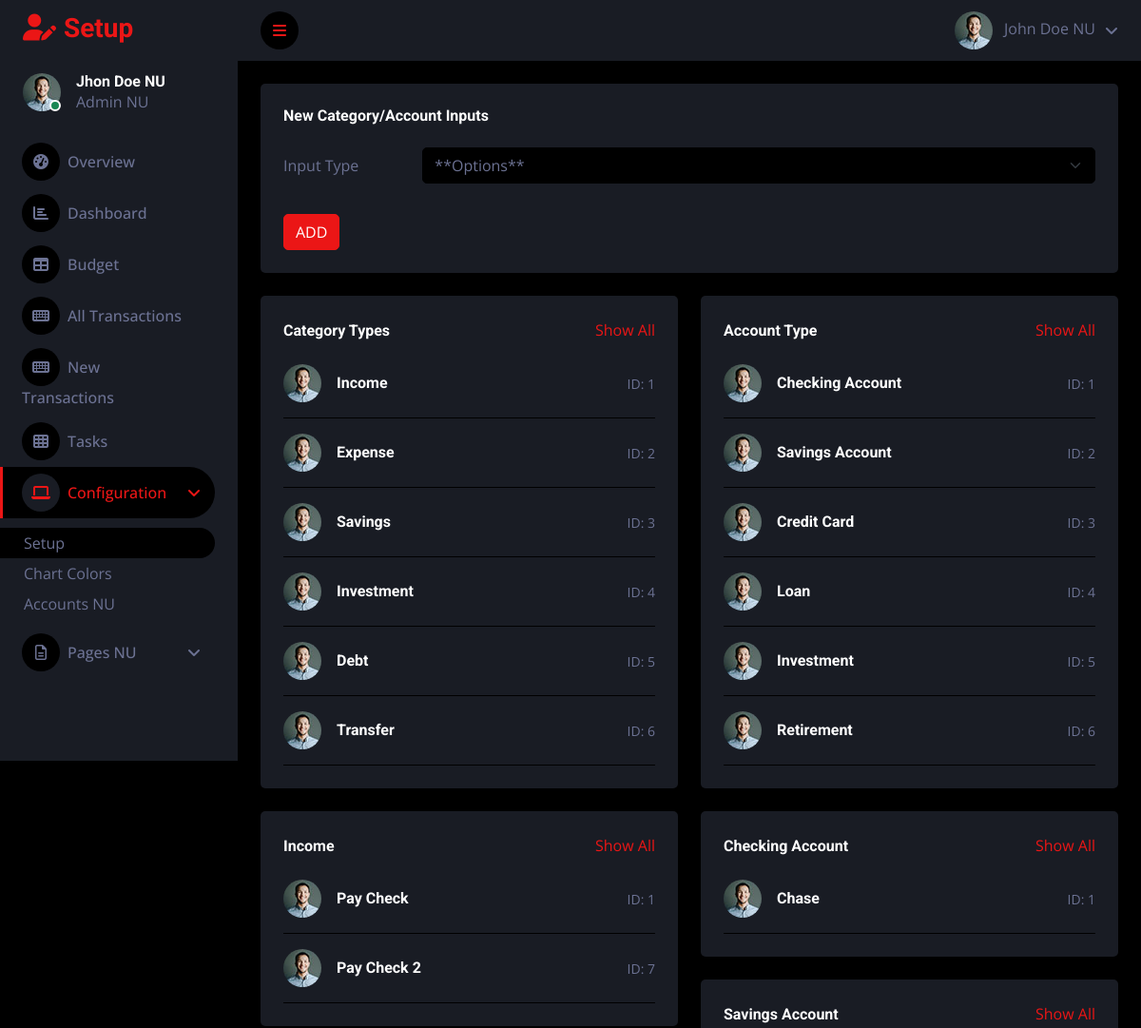
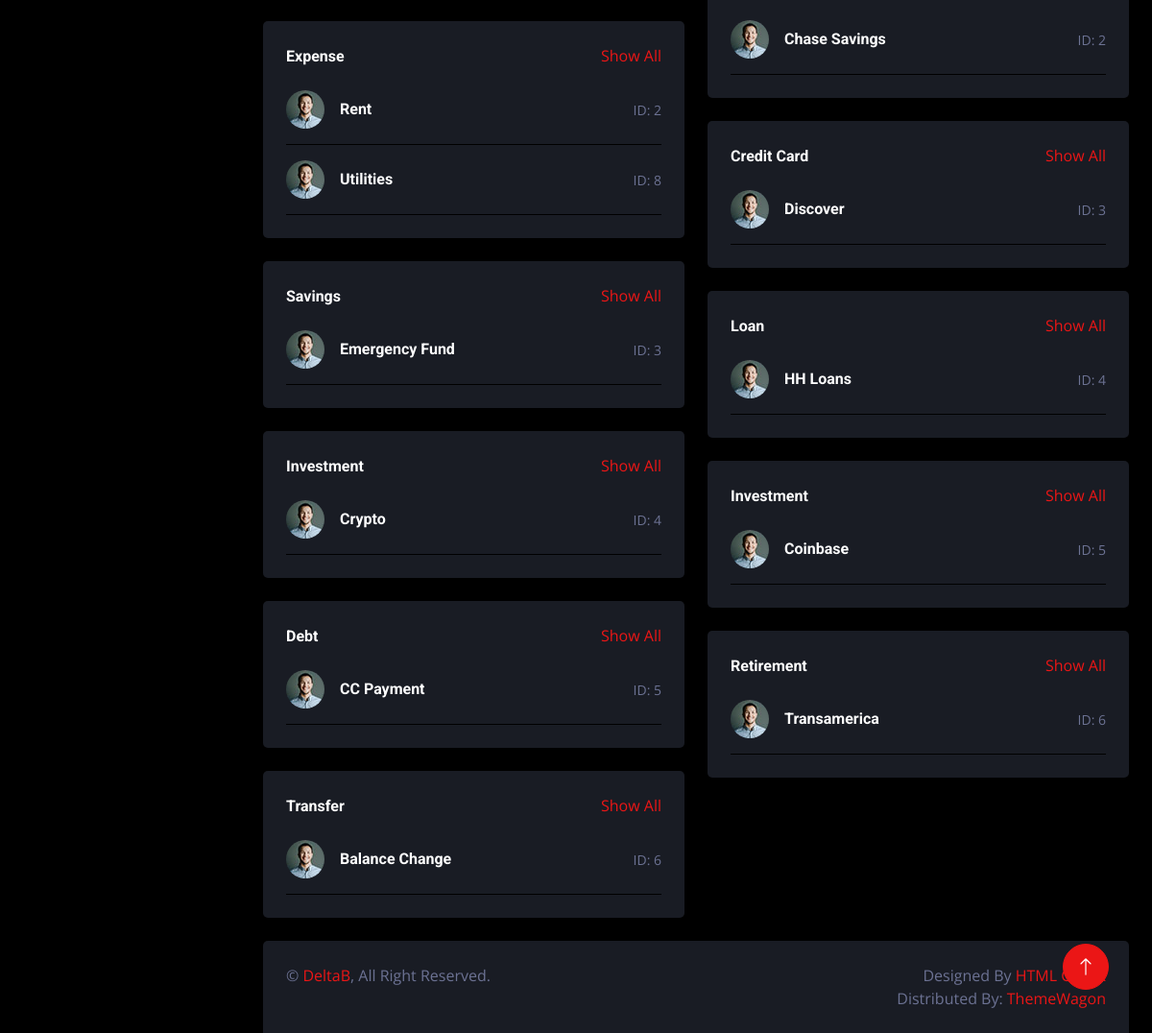
Screenshot of /setup/ with the database file from the repository (2 pictures, top to bottom).
### BudgetApp/models.py (models this page shows, shortened)
class CategoryType(models.Model):
    name = models.CharField(max_length=255, unique=True)

class Category(models.Model):
    name = models.CharField(max_length=255, unique=True)
    type = models.ForeignKey(CategoryType, on_delete=models.CASCADE)

class AccountType(models.Model):
    name = models.CharField(max_length=255, unique=True)

class Account(models.Model):
    name = models.CharField(max_length=255, unique=True)
    type = models.ForeignKey(AccountType, on_delete=models.CASCADE)
    balance = models.DecimalField(max_digits=12, decimal_places=2, default=0)

### BudgetApp/views.py (the view)
# urls.py: path('setup/', views.setup, name='setup'),
def setup(request):
    categories = categorylist()
    categorytypes = categorytypelist()
    accounts = accountlist()
    accounttypes = accounttypelist()
    transactions = transactionlist()
    context = {
        "categories": categories,
        "categorytypes": categorytypes,
        "accounts": accounts,
        "accounttypes": accounttypes,
    }
    return render(request, 'setup.html', context)

### BudgetApp/contextprocessors.py (called while the page is built)
def typeiconmap(request):
    return {"typeiconmap": TYPEICONMAP}

def accounticonmap(request):
    return {"accounticonmap": ACCOUNTICONMAP}

### BudgetApp/views.py (called while the page is built)
def categorylist():
    return Category.objects.all()

def categorytypelist():
    return CategoryType.objects.all()

def accountlist():
    return Account.objects.all()

def accounttypelist():
    return AccountType.objects.all()

def transactionlist():
    return Transaction.objects.all()

### BudgetApp/templates/setup.html (shortened to what this page needs)
{% load static %}
<!DOCTYPE html>
<html lang="en">
<head>
    <link href="https://cdnjs.cloudflare.com/ajax/libs/font-awesome/6.5.2/css/all.min.css" rel="stylesheet">
    <link href="https://cdn.jsdelivr.net/npm/bootstrap-icons@1.4.1/font/bootstrap-icons.css" rel="stylesheet">
    <link href="{% static 'lib/owlcarousel/assets/owl.carousel.min.css' %}" rel="stylesheet">
    <link href="{% static 'lib/tempusdominus/css/tempusdominus-bootstrap-4.min.css' %}" rel="stylesheet" />
    <link href="{% static 'css/bootstrap.min.css' %}" rel="stylesheet">
    <link href="{% static 'css/style.css' %}" rel="stylesheet">
</head>
<body>
    <div class="container-fluid position-relative d-flex p-0">
        <div class="sidebar pe-4 pb-3">
            <nav class="navbar bg-secondary navbar-dark">
                <a href="{% url 'index' %}" class="navbar-brand mx-4 mb-3">
                    <h3 class="text-primary"><i class="fa fa-user-edit me-2"></i>Setup</h3>
                </a>
                <div class="d-flex align-items-center ms-4 mb-4">
                    <div class="position-relative">
                        <img class="rounded-circle" src="{% static 'img/user.jpg' %}" alt="" style="width: 40px; height: 40px;">
                        <div class="bg-success rounded-circle border border-2 border-white position-absolute end-0 bottom-0 p-1"></div>
                    </div>
                    <div class="ms-3">
                        <h6 class="mb-0">Jhon Doe NU</h6>
                        <span>Admin NU</span>
                    </div>
                </div>
                <div class="navbar-nav w-100">
                    <a href="{% url 'index' %}" class="nav-item nav-link"><i class="fa fa-tachometer-alt me-2"></i>Overview</a>
                    <a href="{% url 'dashboard' %}" class="nav-item nav-link"><i class="fa fa-chart-bar me-2"></i>Dashboard</a>
                    <a href="{% url 'budget' %}" class="nav-item nav-link"><i class="fa fa-table me-2"></i>Budget</a>
                    <a href="{% url 'alltransactions' %}" class="nav-item nav-link"><i class="fa fa-keyboard me-2"></i>All Transactions</a>
                    <a href="{% url 'newtransactions' %}" class="nav-item nav-link"><i class="fa fa-keyboard me-2"></i>New Transactions</a>
                    <a href="{% url 'tasks' %}" class="nav-item nav-link"><i class="fa fa-th me-2"></i>Tasks</a>
                    <div class="nav-item dropdown">
                        <a href="#" class="nav-link dropdown-toggle active show" data-bs-toggle="dropdown"><i class="fa fa-laptop me-2"></i>Configuration</a>
                        <div class="dropdown-menu bg-transparent border-0 show" data-bs-popper="none">
                            <a href="{% url 'setup' %}" class="dropdown-item active">Setup</a>
                            <a href="{% url 'color' %}" class="dropdown-item">Chart Colors</a>
                            <a href="{% url 'element' %}" class="dropdown-item">Accounts NU</a>
                        </div>
                    </div>
                    <div class="nav-item dropdown">
                        <a href="#" class="nav-link dropdown-toggle" data-bs-toggle="dropdown"><i class="far fa-file-alt me-2"></i>Pages NU</a>
                    </div>
                </div>
            </nav>
        </div>
        <div class="content">
            <nav class="navbar navbar-expand bg-secondary navbar-dark sticky-top px-4 py-0">
                <a href="#" class="sidebar-toggler flex-shrink-0">
                    <i class="fa fa-bars"></i>
                </a>
                <div class="navbar-nav align-items-center ms-auto">
                    <div class="nav-item dropdown">
                        <a href="#" class="nav-link dropdown-toggle" data-bs-toggle="dropdown">
                            <img class="rounded-circle me-lg-2" src="{% static 'img/user.jpg' %}" alt="" style="width: 40px; height: 40px;">
                            <span class="d-none d-lg-inline-flex">John Doe NU</span>
                        </a>
                    </div>
                </div>
            </nav>
            <div class="container-fluid pt-4 px-4">
                <div class="row g-4">
                    <div class="col-sm-12 col-xl-12">
                        <div class="bg-secondary rounded h-100 p-4">
                            <h6 class="mb-4">New Category/Account Inputs</h6>
                            <form method="POST" action="{% url 'addinput' %}">
                                <div class="row mb-3">
                                    <label for="inputtype" class="col-sm-2 col-form-label">Input Type</label>
                                    <div class="col-sm-10">
                                        <select id="inputtype" name="inputtype" class="form-select mb-3" aria-label="Default select example">
                                            <option selected>**Options**</option>
                                        </select>
                                    </div>
                                </div>
                                <button type="submit" class="btn btn-primary">ADD</button>
                            </form>
                        </div>
                    </div>
                </div>
            </div>
            <div class="container-fluid pt-4 px-4">
                <div class="row g-4">
                    <div class="col-sm-12 col-xl-6">
                        <div class="row g-4">
                            <div class="col-sm-12 col-xl-12">
                                <div class="h-100 bg-secondary rounded p-4">
                                    <div class="d-flex align-items-center justify-content-between mb-2">
                                        <h6 class="mb-0">Category Types</h6>
                                        <a href="">Show All</a>
                                    </div>
                                    {% for categorytype in categorytypes %}
                                    <div class="d-flex align-items-center border-bottom py-3">
                                        <img class="rounded-circle flex-shrink-0" src="img/user.jpg" alt="" style="width: 40px; height: 40px;">
                                        <div class="w-100 ms-3">
                                            <div class="d-flex w-100 justify-content-between">
                                                <h6 class="mb-0">{{ categorytype.name }}</h6>
                                                <small>ID: {{ categorytype.id }}</small>
                                            </div>
                                        </div>
                                    </div>
                                    {% endfor %}
                                </div>
                            </div>
                            {% for categorytype in categorytypes %}
                            <div class="col-sm-12 col-xl-12">
                                <div class="h-100 bg-secondary rounded p-4">
                                    <div class="d-flex align-items-center justify-content-between mb-2">
                                        <h6 class="mb-0">{{ categorytype.name }}</h6>
                                        <a href="">Show All</a>
                                    </div>
                                    {% for category in categorytype.category_set.all %}
                                    <div class="d-flex align-items-center border-bottom py-3">
                                        <img class="rounded-circle flex-shrink-0" src="img/user.jpg" alt="" style="width: 40px; height: 40px;">
                                        <div class="w-100 ms-3">
                                            <div class="d-flex w-100 justify-content-between">
                                                <h6 class="mb-0">{{ category.name }}</h6>
                                                <small>ID: {{ category.id }}</small>
                                            </div>
                                        </div>
                                    </div>
                                    {% endfor %}
                                </div>
                            </div>
                            {% endfor %}
                        </div>
                    </div>
                    <div class="col-sm-12 col-xl-6">
                        <div class="row g-4">
                            <div class="col-sm-12 col-xl-12">
                                <div class="h-100 bg-secondary rounded p-4">
                                    <div class="d-flex align-items-center justify-content-between mb-2">
                                        <h6 class="mb-0">Account Type</h6>
                                        <a href="">Show All</a>
                                    </div>
                                    {% for accounttype in accounttypes %}
                                    <div class="d-flex align-items-center border-bottom py-3">
                                        <img class="rounded-circle flex-shrink-0" src="img/user.jpg" alt="" style="width: 40px; height: 40px;">
                                        <div class="w-100 ms-3">
                                            <div class="d-flex w-100 justify-content-between">
                                                <h6 class="mb-0">{{ accounttype.name }}</h6>
                                                <small>ID: {{ accounttype.id }}</small>
                                            </div>
                                        </div>
                                    </div>
                                    {% endfor %}
                                </div>
                            </div>
                            {% for accounttype in accounttypes %}
                            <div class="col-sm-12 col-xl-12">
                                <div class="h-100 bg-secondary rounded p-4">
                                    <div class="d-flex align-items-center justify-content-between mb-2">
                                        <h6 class="mb-0">{{accounttype.name}}</h6>
                                        <a href="">Show All</a>
                                    </div>
                                    {% for account in accounttype.account_set.all %}
                                    <div class="d-flex align-items-center border-bottom py-3">
                                        <img class="rounded-circle flex-shrink-0" src="img/user.jpg" alt="" style="width: 40px; height: 40px;">
                                        <div class="w-100 ms-3">
                                            <div class="d-flex w-100 justify-content-between">
                                                <h6 class="mb-0">{{ account.name }}</h6>
                                                <small>ID: {{ account.id }}</small>
                                            </div>
                                        </div>
                                    </div>
                                    {% endfor %}
                                </div>
                            </div>
                            {% endfor %}
                        </div>
                    </div>
                </div>
            </div>
            <div class="container-fluid pt-4 px-4">
                <div class="bg-secondary rounded-top p-4">
                    <div class="row">
                        <div class="col-12 col-sm-6 text-center text-sm-start">
                            &copy; <a href="#">DeltaB</a>, All Right Reserved.
                        </div>
                        <div class="col-12 col-sm-6 text-center text-sm-end">
                            Designed By <a href="https://htmlcodex.com">HTML Codex</a>
                            <br>Distributed By: <a href="https://themewagon.com" target="_blank">ThemeWagon</a>
                        </div>
                    </div>
                </div>
            </div>
        </div>
        <a href="#" class="btn btn-lg btn-primary btn-lg-square back-to-top"><i class="bi bi-arrow-up"></i></a>
    </div>
</body>
</html>

### BudgetApp/static/css/style.css (style rules this page uses)
:root { --primary: #EB1616; --secondary: #191C24; --light: #6C7293; --dark: #000000; }
.back-to-top { position: fixed; display: none; right: 45px; bottom: 45px; z-index: 99; }
.btn { transition: .5s; }
.btn-lg-square { width: 48px; height: 48px; }
.btn-square, .btn-sm-square, .btn-lg-square { padding: 0; display: inline-flex; align-items: center; justify-content: center; font-weight: normal; border-radius: 50px; }
.sidebar { position: fixed; top: 0; left: 0; bottom: 0; width: 250px; height: 100vh; overflow-y: auto; background: var(--secondary); transition: 0.5s; z-index: 999; }
.content { margin-left: 250px; min-height: 100vh; background: var(--dark); transition: 0.5s; }
@media (min-width: 992px) { .sidebar { margin-left: 0; } }
@media (min-width: 992px) { .content { width: calc(100% - 250px); } }
.sidebar .navbar .navbar-nav .nav-link { padding: 7px 20px; color: var(--light); font-weight: 500; border-left: 3px solid var(--secondary); border-radius: 0 30px 30px 0; outline: none; }
.sidebar .navbar .navbar-nav .nav-link:hover, .sidebar .navbar .navbar-nav .nav-link.active { color: var(--primary); background: var(--dark); border-color: var(--primary); }
.sidebar .navbar .navbar-nav .nav-link i { width: 40px; height: 40px; display: inline-flex; align-items: center; justify-content: center; background: var(--dark); border-radius: 40px; }
.sidebar .navbar .navbar-nav .nav-link:hover i, .sidebar .navbar .navbar-nav .nav-link.active i { background: var(--secondary); }
.sidebar .navbar .dropdown-toggle::after { position: absolute; top: 15px; right: 15px; border: none; content: "\f107"; font-family: "Font Awesome 5 Free"; font-weight: 900; transition: .5s; }
.sidebar .navbar .dropdown-item { padding-left: 25px; border-radius: 0 30px 30px 0; color: var(--light); }
.sidebar .navbar .dropdown-item:hover, .sidebar .navbar .dropdown-item.active { background: var(--dark); }
.content .navbar .navbar-nav .nav-link { margin-left: 25px; padding: 12px 0; color: var(--light); outline: none; }
.content .navbar .sidebar-toggler, .content .navbar .navbar-nav .nav-link i { width: 40px; height: 40px; display: inline-flex; align-items: center; justify-content: center; background: var(--dark); border-radius: 40px; }
.content .navbar .dropdown-toggle::after { margin-left: 6px; vertical-align: middle; border: none; content: "\f107"; font-family: "Font Awesome 5 Free"; font-weight: 900; transition: .5s; }

### rows the page displays
CategoryType: name "Income", id "1"
CategoryType: name "Expense", id "2"
CategoryType: name "Savings", id "3"
CategoryType: name "Investment", id "4"
CategoryType: name "Debt", id "5"
CategoryType: name "Transfer", id "6"
Category: name "Pay Check", id "1"
Category: name "Pay Check 2", id "7"
Category: name "Rent", id "2"
Category: name "Utilities", id "8"
Category: name "Emergency Fund", id "3"
Category: name "Crypto", id "4"
Category: name "CC Payment", id "5"
Category: name "Balance Change", id "6"
AccountType: name "Checking Account", id "1"
AccountType: name "Savings Account", id "2"
AccountType: name "Credit Card", id "3"
AccountType: name "Loan", id "4"
AccountType: name "Investment", id "5"
AccountType: name "Retirement", id "6"
Account: name "Chase", id "1"
Account: name "Chase Savings", id "2"
Account: name "Discover", id "3"
Account: name "HH Loans", id "4"
Account: name "Coinbase", id "5"
Account: name "Transamerica", id "6"
